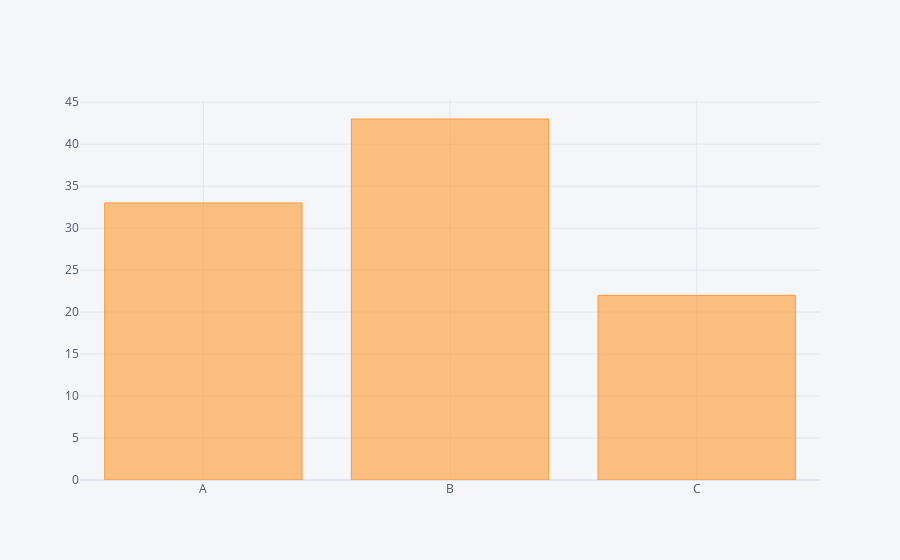

Notebook code cell kept with this figure:
### Code cell
df2.iplot(kind='bar',x='Category',y='Values')

### Figure 1 — Plotly figure (JSON) as saved in the notebook; plotly's stock layout.template omitted (floating-point values rounded to 4 significant figures)
{"data": [{"marker": {"color": "rgba(255, 153, 51, 0.6)", "line": {"color": "rgba(255, 153, 51, 1.0)", "width": 1}}, "name": "Values", "orientation": "v", "text": "", "x": ["A", "B", "C"], "y": [33, 43, 22], "type": "bar"}], "layout": {"legend": {"bgcolor": "#F5F6F9", "font": {"color": "#4D5663"}}, "paper_bgcolor": "#F5F6F9", "plot_bgcolor": "#F5F6F9", "title": {"font": {"color": "#4D5663"}}, "xaxis": {"gridcolor": "#E1E5ED", "showgrid": true, "tickfont": {"color": "#4D5663"}, "title": {"font": {"color": "#4D5663"}, "text": ""}, "zerolinecolor": "#E1E5ED"}, "yaxis": {"gridcolor": "#E1E5ED", "showgrid": true, "tickfont": {"color": "#4D5663"}, "title": {"font": {"color": "#4D5663"}, "text": ""}, "zerolinecolor": "#E1E5ED"}}}
